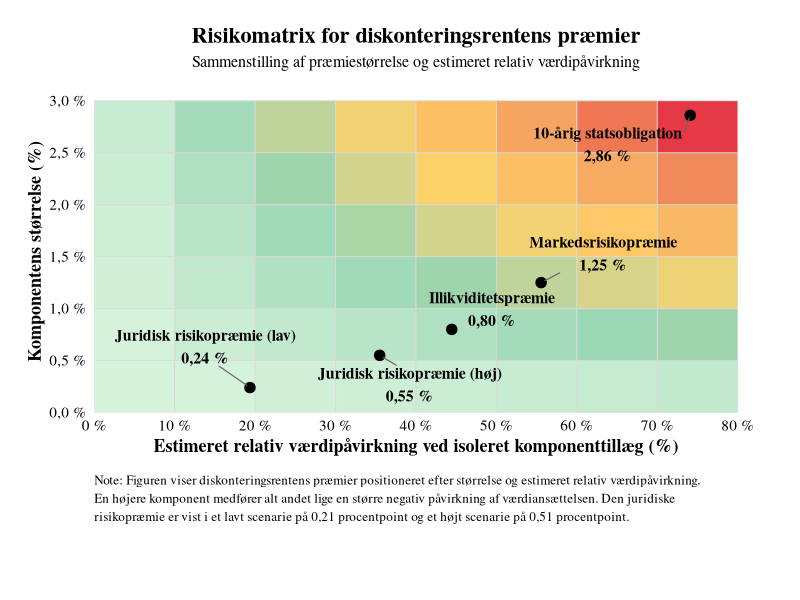
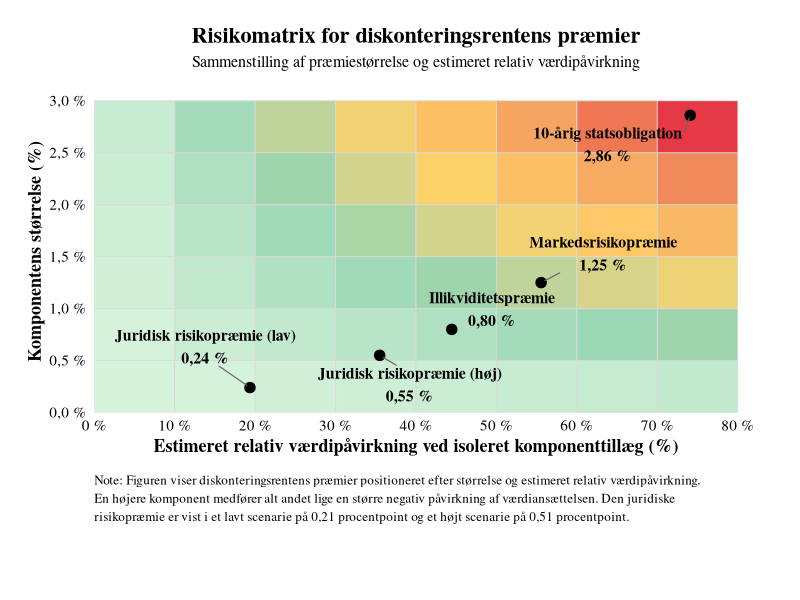

Recreate these plots in R, in order.
library(ggplot2)
library(dplyr)
library(scales)
library(tibble)
library(ggrepel)
library(stringr)

# -------------------------------------------------
# 1. Grundlag
# -------------------------------------------------
risikofri_rente <- 2.86
markedsrisikopraemie <- 1.25
illikviditetspraemie <- 0.80
juridisk_praemie_lav <- 0.24
juridisk_praemie_hoj <- 0.55

# -------------------------------------------------
# 2. Data
# -------------------------------------------------
risici <- tibble(
  risiko = c(
    "10-årig statsobligation",
    "Markedsrisikopræmie",
    "Illikviditetspræmie",
    "Juridisk risikopræmie (lav)",
    "Juridisk risikopræmie (høj)"
  ),
  praemie = c(
    risikofri_rente,
    markedsrisikopraemie,
    illikviditetspraemie,
    juridisk_praemie_lav,
    juridisk_praemie_hoj
  )
) %>%
  mutate(
    impact_vaerdi = praemie / (praemie + 1) * 100,
    label = paste0(
      risiko,
      "\n",
      number(praemie, accuracy = 0.01, decimal.mark = ","),
      " %"
    )
  )

# -------------------------------------------------
# 3. Baggrundsgrid
# -------------------------------------------------
grid <- expand.grid(
  impact_bin = seq(5, 75, by = 10),
  praemie_bin = seq(0.25, 2.75, by = 0.5)
)

grid$score <- grid$impact_bin * grid$praemie_bin

# -------------------------------------------------
# 4. Plot
# -------------------------------------------------
p <- ggplot() +
  
  geom_tile(
    data = grid,
    aes(x = impact_bin, y = praemie_bin, fill = score),
    color = "grey85",
    linewidth = 0.3
  ) +
  
  geom_point(
    data = risici,
    aes(x = impact_vaerdi, y = praemie),
    size = 3.2,
    color = "black"
  ) +
  
  geom_text_repel(
    data = risici,
    aes(x = impact_vaerdi, y = praemie, label = label),
    size = 4.0,
    fontface = "bold",
    family = "serif",
    box.padding = 0.55,
    point.padding = 0.35,
    min.segment.length = 0,
    segment.color = "grey40",
    segment.size = 0.4,
    seed = 123,
    max.overlaps = Inf
  ) +
  
  scale_fill_gradientn(
    colours = c("#d8f3dc", "#95d5b2", "#ffd166", "#f4a261", "#e63946"),
    guide = "none"
  ) +
  
  scale_x_continuous(
    breaks = seq(0, 80, by = 10),
    labels = function(x) paste0(number(x, accuracy = 1, decimal.mark = ","), " %"),
    limits = c(0, 80),
    expand = c(0, 0)
  ) +
  
  scale_y_continuous(
    breaks = seq(0, 3.0, by = 0.5),
    labels = function(x) paste0(number(x, accuracy = 0.1, decimal.mark = ","), " %"),
    limits = c(0, 3.1),
    expand = c(0, 0)
  ) +
  
  labs(
    title = "Risikomatrix for diskonteringsrentens præmier",
    subtitle = "Sammenstilling af præmiestørrelse og estimeret relativ værdipåvirkning",
    x = "Estimeret relativ værdipåvirkning ved isoleret komponenttillæg (%)",
    y = "Komponentens størrelse (%)",
    caption = str_wrap(
      "Note: Figuren viser diskonteringsrentens præmier positioneret efter størrelse og estimeret relativ værdipåvirkning. En højere komponent medfører alt andet lige en større negativ påvirkning af værdiansættelsen. Den juridiske risikopræmie er vist i et lavt scenarie på 0,21 procentpoint og et højt scenarie på 0,51 procentpoint.",
      width = 115
    )
  ) +
  
  theme_minimal(base_size = 13, base_family = "serif") +
  theme(
    panel.grid = element_blank(),
    
    axis.title = element_text(
      face = "bold",
      size = 13
    ),
    axis.text = element_text(
      color = "black",
      size = 11
    ),
    
    plot.title = element_text(
      face = "bold",
      size = 16,
      hjust = 0.5,
      margin = margin(b = 6)
    ),
    plot.subtitle = element_text(
      size = 11.5,
      hjust = 0.5,
      margin = margin(b = 14)
    ),
    plot.caption = element_text(
      size = 9.5,
      hjust = 0,
      lineheight = 1.15,
      margin = margin(t = 14)
    ),
    
    plot.margin = margin(20, 45, 55, 20)
  )

print(p)

# -------------------------------------------------
# 5. Gem figur
# -------------------------------------------------
ggsave(
  filename = "risikomatrix_diskonteringsrente.png",
  plot = p,
  width = 13,
  height = 8.5,
  dpi = 320,
  bg = "white"
)
